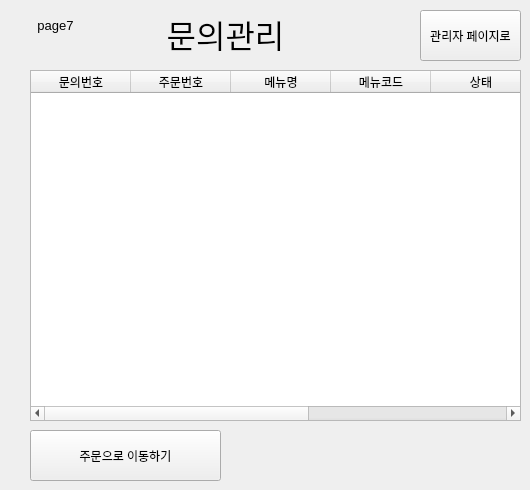
   <widget class="QWidget" name="page_8">
    <widget class="QLabel" name="page7">
     <property name="geometry">
      <rect>
       <x>20</x>
       <y>10</y>
       <width>71</width>
       <height>31</height>
      </rect>
     </property>
     <property name="text">
      <string>&lt;html&gt;&lt;head/&gt;&lt;body&gt;&lt;p align=&quot;center&quot;&gt;&lt;span style=&quot; font-size:10pt;&quot;&gt;page7&lt;/span&gt;&lt;/p&gt;&lt;/body&gt;&lt;/html&gt;</string>
     </property>
    </widget>
    <widget class="QLabel" name="qna_manage_labe">
     <property name="geometry">
      <rect>
       <x>110</x>
       <y>10</y>
       <width>231</width>
       <height>41</height>
      </rect>
     </property>
     <property name="text">
      <string>&lt;html&gt;&lt;head/&gt;&lt;body&gt;&lt;p align=&quot;center&quot;&gt;&lt;span style=&quot; font-size:24pt;&quot;&gt;문의관리&lt;/span&gt;&lt;/p&gt;&lt;/body&gt;&lt;/html&gt;</string>
     </property>
    </widget>
    <widget class="QTableWidget" name="qna_tableWidget">
     <property name="geometry">
      <rect>
       <x>30</x>
       <y>70</y>
       <width>491</width>
       <height>351</height>
      </rect>
     </property>
     <property name="editTriggers">
      <set>QAbstractItemView::NoEditTriggers</set>
     </property>
     <property name="selectionBehavior">
      <enum>QAbstractItemView::SelectRows</enum>
     </property>
     <column>
      <property name="text">
       <string>문의번호</string>
      </property>
     </column>
     <column>
      <property name="text">
       <string>주문번호</string>
      </property>
     </column>
     <column>
      <property name="text">
       <string>메뉴명</string>
      </property>
     </column>
     <column>
      <property name="text">
       <string>메뉴코드</string>
      </property>
     </column>
     <column>
      <property name="text">
       <string>상태</string>
      </property>
     </column>
     <column>
      <property name="text">
       <string>아이디</string>
      </property>
     </column>
     <column>
      <property name="text">
       <string>답변</string>
      </property>
     </column>
    </widget>
    <widget class="QPushButton" name="admin_page_btn_7">
     <property name="geometry">
      <rect>
       <x>420</x>
       <y>10</y>
       <width>101</width>
       <height>51</height>
      </rect>
     </property>
     <property name="text">
      <string>관리자 페이지로</string>
     </property>
    </widget>
    <widget class="QPushButton" name="see_selected_order_btn">
     <property name="geometry">
      <rect>
       <x>30</x>
       <y>430</y>
       <width>191</width>
       <height>51</height>
      </rect>
     </property>
     <property name="text">
      <string>주문으로 이동하기</string>
     </property>
    </widget>
   </widget>
